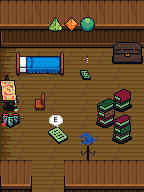

A level layout from a 2D game, rendered from its tile map. Below: a short description, then the map file with its tile-grid data intact:
An orthogonal 9x12 tile map with 16x16 px tiles, 6 tile layers (Слой тайлов 5, Tile Layer 2, Tile Layer 1, Слой тайлов 3, ...), 19 tilesets and 50 objects (Exit from house, spawnpoint, Dialogue).

<map version="1.10" tiledversion="1.12.2" orientation="orthogonal" renderorder="right-down" width="9" height="12" tilewidth="16" tileheight="16" infinite="0" nextlayerid="10" nextobjectid="12">
 <properties>
  <property name="background_music" value="temple_of_magics.mp3" />
 </properties>
 <tileset firstgid="1" name="Interior" tilewidth="16" tileheight="16" tilecount="108" columns="12">
  <image source="Interior.png" trans="55ffff" width="192" height="144" />
  <tile id="5">
   <objectgroup draworder="index" id="2">
    <object id="1" x="7" y="8" width="9" height="8" />
   </objectgroup>
  </tile>
  <tile id="6">
   <objectgroup draworder="index" id="2">
    <object id="1" x="0" y="8" width="9" height="8" />
   </objectgroup>
  </tile>
  <tile id="7">
   <objectgroup draworder="index" id="2">
    <object id="1" x="10" y="8" width="6" height="8" />
   </objectgroup>
  </tile>
  <tile id="8">
   <objectgroup draworder="index" id="2">
    <object id="1" x="0" y="8" width="6" height="8" />
   </objectgroup>
  </tile>
  <tile id="17">
   <objectgroup draworder="index" id="2">
    <object id="1" x="7" y="0" width="9" height="16" />
   </objectgroup>
  </tile>
  <tile id="18">
   <objectgroup draworder="index" id="2">
    <object id="1" x="0" y="0" width="9" height="16" />
   </objectgroup>
  </tile>
  <tile id="19">
   <objectgroup draworder="index" id="2">
    <object id="1" x="4" y="0" width="12" height="16" />
   </objectgroup>
  </tile>
  <tile id="20">
   <objectgroup draworder="index" id="2">
    <object id="1" x="0" y="0" width="12" height="16" />
   </objectgroup>
  </tile>
  <tile id="29">
   <objectgroup draworder="index" id="2">
    <object id="1" x="7" y="0" width="9" height="10" />
   </objectgroup>
  </tile>
  <tile id="30">
   <objectgroup draworder="index" id="2">
    <object id="1" x="0" y="0" width="9" height="10" />
   </objectgroup>
  </tile>
  <tile id="31">
   <objectgroup draworder="index" id="2">
    <object id="1" x="3" y="0" width="13" height="16" />
   </objectgroup>
  </tile>
  <tile id="32">
   <objectgroup draworder="index" id="2">
    <object id="1" x="0" y="0" width="13" height="16" />
   </objectgroup>
  </tile>
  <tile id="41">
   <objectgroup draworder="index" id="2">
    <object id="1" x="0" y="4" width="16" height="12" />
   </objectgroup>
  </tile>
  <tile id="42">
   <objectgroup draworder="index" id="2">
    <object id="1" x="0" y="8" width="16" height="8" />
    <object id="2" x="0" y="8" width="16" height="8" />
   </objectgroup>
  </tile>
  <tile id="43">
   <objectgroup draworder="index" id="2">
    <object id="1" x="0" y="4" width="16" height="12" />
   </objectgroup>
  </tile>
  <tile id="53">
   <objectgroup draworder="index" id="2">
    <object id="1" x="0" y="0" width="16" height="12" />
   </objectgroup>
  </tile>
  <tile id="54">
   <objectgroup draworder="index" id="2">
    <object id="1" x="0" y="0" width="16" height="10" />
   </objectgroup>
  </tile>
  <tile id="55">
   <objectgroup draworder="index" id="2">
    <object id="1" x="0" y="0" width="16" height="12" />
   </objectgroup>
  </tile>
  <tile id="88">
   <objectgroup draworder="index" id="2">
    <object id="1" x="4" y="8" width="12" height="8" />
   </objectgroup>
  </tile>
  <tile id="89">
   <objectgroup draworder="index" id="2">
    <object id="1" x="0" y="8" width="12" height="8" />
   </objectgroup>
  </tile>
  <tile id="90">
   <objectgroup draworder="index" id="2">
    <object id="1" x="0" y="8" width="16" height="8" />
   </objectgroup>
  </tile>
  <tile id="97">
   <objectgroup draworder="index" id="2">
    <object id="1" x="2" y="0" width="11" height="15" />
   </objectgroup>
  </tile>
  <tile id="99">
   <objectgroup draworder="index" id="2">
    <object id="1" x="3" y="0" width="10" height="15" />
   </objectgroup>
  </tile>
  <tile id="100">
   <objectgroup draworder="index" id="2">
    <object id="1" x="4" y="0" width="12" height="15" />
    <object id="2" x="4" y="0" width="12" height="15" />
   </objectgroup>
  </tile>
  <tile id="101">
   <objectgroup draworder="index" id="2">
    <object id="1" x="0" y="0" width="12" height="15" />
   </objectgroup>
  </tile>
  <tile id="102">
   <objectgroup draworder="index" id="2">
    <object id="1" x="1" y="0" width="14" height="8" />
   </objectgroup>
  </tile>
 </tileset>
 <tileset firstgid="109" name="blocks" tilewidth="16" tileheight="16" tilecount="256" columns="16">
  <image source="blocks.png" trans="55ffff" width="256" height="256" />
  <tile id="56">
   <objectgroup draworder="index" id="2">
    <object id="1" x="0" y="0" width="16" height="16" />
   </objectgroup>
  </tile>
  <tile id="57">
   <objectgroup draworder="index" id="2">
    <object id="1" x="0" y="0" width="16" height="16" />
   </objectgroup>
  </tile>
  <tile id="71">
   <objectgroup draworder="index" id="2">
    <object id="1" x="0" y="0" width="16" height="16" />
   </objectgroup>
  </tile>
  <tile id="72">
   <objectgroup draworder="index" id="2">
    <object id="1" x="0" y="0" width="16" height="16" />
   </objectgroup>
  </tile>
  <tile id="73">
   <objectgroup draworder="index" id="2">
    <object id="1" x="0" y="0" width="16" height="16" />
   </objectgroup>
  </tile>
  <tile id="74">
   <objectgroup draworder="index" id="2">
    <object id="1" x="0" y="0" width="16" height="16" />
   </objectgroup>
  </tile>
  <tile id="87">
   <objectgroup draworder="index" id="2">
    <object id="1" x="0" y="0" width="16" height="16" />
   </objectgroup>
  </tile>
  <tile id="88">
   <objectgroup draworder="index" id="2">
    <object id="1" x="0" y="0" width="16" height="16" />
   </objectgroup>
  </tile>
  <tile id="89">
   <objectgroup draworder="index" id="2">
    <object id="1" x="0" y="0" width="16" height="16" />
   </objectgroup>
  </tile>
  <tile id="90">
   <objectgroup draworder="index" id="2">
    <object id="1" x="0" y="0" width="16" height="16" />
   </objectgroup>
  </tile>
 </tileset>
 <tileset firstgid="365" name="rack" tilewidth="16" tileheight="40" spacing="4" tilecount="1" columns="1">
  <image source="rack.png" width="16" height="40" />
  <tile id="0">
   <objectgroup draworder="index" id="2">
    <object id="1" x="1" y="4" width="14" height="36" />
   </objectgroup>
  </tile>
 </tileset>
 <tileset firstgid="366" name="monitor" tilewidth="24" tileheight="17" tilecount="1" columns="1">
  <image source="monitor.png" width="24" height="17" />
 </tileset>
 <tileset firstgid="367" name="cat" tilewidth="32" tileheight="18" tilecount="1" columns="1">
  <image source="cat.png" width="32" height="18" />
  <tile id="0">
   <objectgroup draworder="index" id="2">
    <object id="1" x="0" y="0" width="32" height="18" />
   </objectgroup>
  </tile>
 </tileset>
 <tileset firstgid="368" name="carpet" tilewidth="16" tileheight="16" tilecount="12" columns="3">
  <image source="carpet.png" width="48" height="64" />
 </tileset>
 <tileset firstgid="380" name="Wizard_hat" tilewidth="17" tileheight="11" tilecount="1" columns="1">
  <image source="Wizard_hat.png" width="17" height="11" />
 </tileset>
 <tileset firstgid="381" name="Moxs" tilewidth="47" tileheight="15" tilecount="1" columns="1">
  <image source="Moxs.png" width="47" height="15" />
 </tileset>
 <tileset firstgid="382" name="Paint_cans" tilewidth="21" tileheight="15" tilecount="1" columns="1">
  <image source="Paint_cans.png" width="21" height="15" />
  <tile id="0">
   <objectgroup draworder="index" id="2">
    <object id="1" x="0" y="0" width="21" height="15" />
   </objectgroup>
  </tile>
 </tileset>
 <tileset firstgid="383" name="paint" tilewidth="19" tileheight="37" tilecount="1" columns="1">
  <image source="paint.png" width="19" height="37" />
  <tile id="0">
   <objectgroup draworder="index" id="2">
    <object id="1" x="0" y="0" width="19" height="37" />
   </objectgroup>
  </tile>
 </tileset>
 <tileset firstgid="384" name="Page_big" tilewidth="20" tileheight="18" tilecount="1" columns="1">
  <image source="Page_big.png" width="20" height="18" />
 </tileset>
 <tileset firstgid="385" name="chest_big" tilewidth="31" tileheight="22" tilecount="1" columns="1">
  <image source="chest_big.png" width="31" height="22" />
  <tile id="0">
   <objectgroup draworder="index" id="2">
    <object id="1" x="0" y="0" width="31" height="22" />
   </objectgroup>
  </tile>
 </tileset>
 <tileset firstgid="386" name="Page" tilewidth="11" tileheight="10" tilecount="1" columns="1">
  <image source="Page.png" width="11" height="10" />
 </tileset>
 <tileset firstgid="387" name="Books1" tilewidth="20" tileheight="30" tilecount="1" columns="1">
  <image source="Books1.png" width="20" height="30" />
  <tile id="0">
   <objectgroup draworder="index" id="2">
    <object id="1" x="0" y="0" width="20" height="30" />
   </objectgroup>
  </tile>
 </tileset>
 <tileset firstgid="388" name="Books2" tilewidth="20" tileheight="30" tilecount="1" columns="1">
  <image source="Books2.png" width="20" height="30" />
  <tile id="0">
   <objectgroup draworder="index" id="2">
    <object id="1" x="0" y="0" width="20" height="30" />
   </objectgroup>
  </tile>
 </tileset>
 <tileset firstgid="389" name="Books" tilewidth="20" tileheight="23" tilecount="1" columns="1">
  <image source="Books.png" width="20" height="23" />
  <tile id="0">
   <objectgroup draworder="index" id="2">
    <object id="1" x="0" y="0" width="20" height="23" />
   </objectgroup>
  </tile>
 </tileset>
 <tileset firstgid="390" name="arrow" tilewidth="16" tileheight="12" tilecount="2" columns="2">
  <image source="arrow.png" width="32" height="12" />
  <tile id="0">
   <animation>
    <frame tileid="0" duration="400" />
    <frame tileid="1" duration="400" />
   </animation>
  </tile>
 </tileset>
 <tileset firstgid="392" source="candle.tsx" />
 <tileset firstgid="394" name="cloud" tilewidth="16" tileheight="16" tilecount="1" columns="1">
  <image source="cloud.png" width="16" height="16" />
 </tileset>
 <layer id="8" name="Слой тайлов 5" width="9" height="12">
  <data encoding="csv">
0,0,0,0,0,0,0,0,0,
0,0,0,0,0,0,0,0,0,
0,0,0,0,0,0,0,0,0,
0,0,0,0,0,0,0,0,0,
0,0,0,0,0,0,0,0,0,
0,0,0,0,0,0,0,0,0,
0,0,0,0,0,0,0,0,0,
0,0,0,0,0,0,0,0,0,
0,0,0,0,0,0,0,0,0,
0,0,0,0,0,0,0,0,0,
0,0,0,0,0,0,0,0,0,
0,0,0,0,0,0,0,0,0
</data>
 </layer>
 <layer id="2" name="Tile Layer 2" width="9" height="12">
  <data encoding="csv">
165,165,166,165,165,166,166,165,166,
181,182,181,181,181,181,181,181,181,
196,198,198,198,198,198,198,198,197,
301,302,303,304,303,304,303,304,303,
317,335,336,335,334,335,336,335,334,
317,335,336,335,334,335,336,335,334,
333,335,336,335,334,335,336,335,336,
317,319,318,319,302,303,318,319,318,
317,319,318,319,318,319,318,319,318,
317,319,318,319,318,319,318,319,318,
317,319,318,319,318,365,318,319,318,
163,168,318,319,163,181,181,181,181
</data>
 </layer>
 <layer id="1" name="Tile Layer 1" width="9" height="12">
  <data encoding="csv">
0,0,0,0,0,0,0,0,0,
0,0,0,0,0,0,0,0,0,
0,0,0,0,0,0,0,0,0,
0,0,0,0,0,0,0,0,0,
0,0,0,0,0,0,0,0,0,
0,0,0,0,0,0,0,0,0,
0,0,0,0,0,0,0,0,0,
0,0,0,0,0,0,0,0,0,
0,0,0,0,0,0,0,0,0,
0,0,0,0,0,0,0,0,0,
165,165,0,0,165,165,165,165,165,
0,0,0,0,0,0,0,0,0
</data>
 </layer>
 <layer id="6" name="Слой тайлов 3" width="9" height="12">
  <data encoding="csv">
0,0,0,0,0,0,0,0,0,
0,0,0,381,0,0,0,0,0,
0,0,0,0,0,0,0,0,0,
0,42,43,44,0,0,0,385,0,
0,54,55,56,0,386,0,0,0,
0,0,88,0,0,0,0,0,0,
383,0,100,0,0,0,0,389,0,
382,0,0,0,0,0,387,0,0,
0,0,0,384,0,380,0,388,0,
0,0,0,0,0,0,0,0,0,
0,0,0,0,0,0,0,0,0,
0,0,0,0,0,0,0,0,0
</data>
 </layer>
 <layer id="7" name="Слой тайлов 4" width="9" height="12">
  <data encoding="csv">
0,0,0,0,0,0,0,0,0,
0,0,0,0,0,0,0,0,0,
0,0,0,0,0,0,0,0,0,
0,0,0,0,0,0,0,0,0,
0,0,0,0,0,0,0,0,0,
0,0,0,0,0,0,0,0,0,
0,0,0,0,0,0,0,0,0,
0,0,0,394,0,0,0,0,0,
0,0,0,0,0,0,0,0,0,
0,0,0,0,0,0,0,0,0,
0,0,0,0,0,0,0,0,0,
0,0,0,0,0,0,0,0,0
</data>
 </layer>
 <layer id="9" name="candles" width="9" height="12">
  <data encoding="csv">
0,0,0,0,0,0,0,0,0,
0,0,0,0,0,0,0,0,0,
0,0,0,0,0,0,0,0,0,
0,0,0,0,0,392,0,0,0,
0,0,0,0,0,0,0,0,0,
0,0,0,0,0,0,0,0,0,
0,0,0,0,0,0,0,0,0,
0,0,0,0,0,0,0,0,0,
0,0,0,0,0,0,0,0,0,
0,0,0,0,0,0,0,0,0,
0,0,0,0,0,0,0,0,0,
0,0,0,0,0,0,0,0,0
</data>
 </layer>
 <objectgroup id="3" name="objects">
  <object id="1" name="Exit from house" x="31.5624" y="181.445" width="32.4318" height="10.5535">
   <properties>
    <property name="spawnpoint" value="spawnpoint4" />
    <property name="transition" value="untitled" />
   </properties>
  </object>
  <object id="3" name="spawnpoint" x="39.125" y="169.705">
   <point />
  </object>
  <object id="9" name="Dialogue" x="47.2727" y="126" width="21.3636" height="18.1818">
   <properties>
    <property name="avatar" value="noteinsc" />
    <property name="dialogue">Приветствую тебя Jaan! Я хочу поздравить тебя с днём рождения и поэтому желаю тебе успехов в твоих достижениях и больше таких-же заботливых друзей, как на SFF!
К сожалению я не смогу присутствовать на твоём поздравлении, ибо со вчерашнего дня мою судьбу решает (или уже решил) военкомат.
В любом случае мы ещё услышимся через год (или раньше, если повезёт).
Чувствуй себя как дома в моей не совсем реалистичной комнате.
С уважением, FullHarmony, aka. Sycorax</property>
   </properties>
  </object>
  <object id="11" x="79.9565" y="47" width="16.087" height="17">
   <properties>
    <property name="candle" value="1" />
   </properties>
  </object>
 </objectgroup>
</map>
